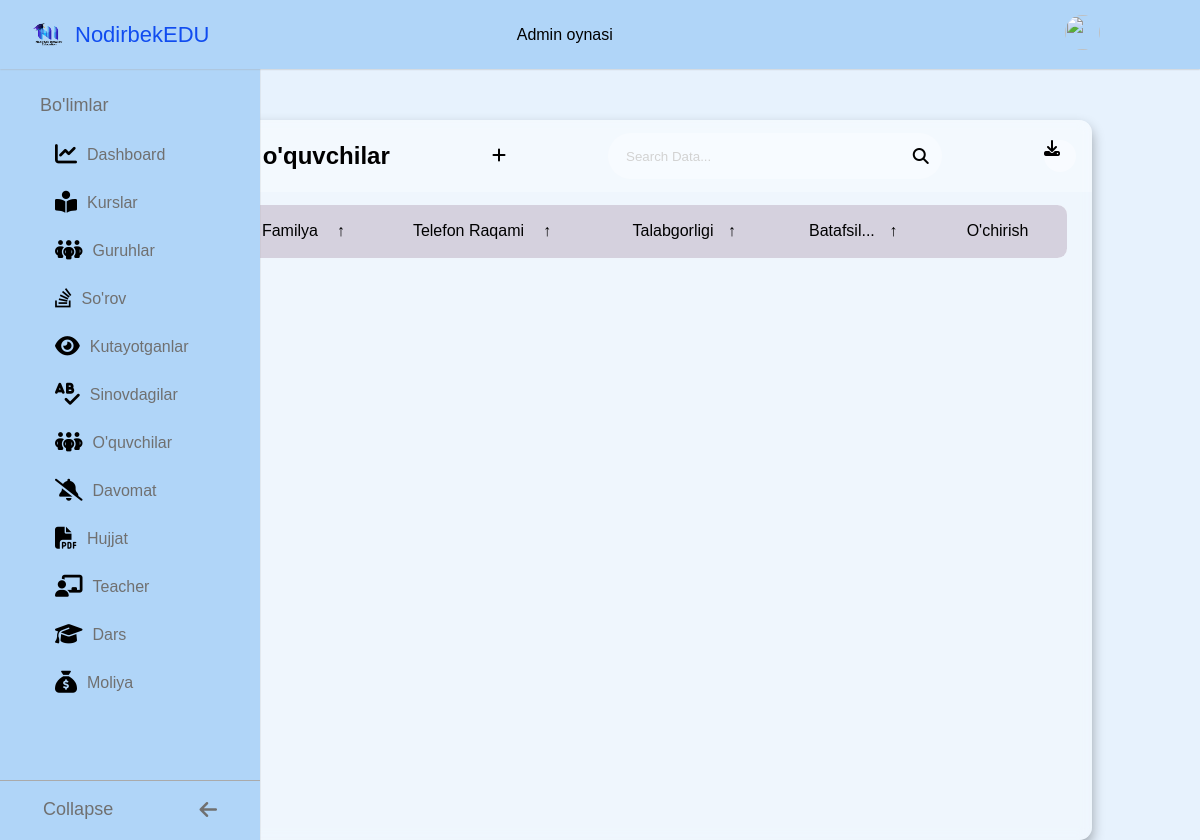
Page /asosiy/kutayotganlar/ (signed in) on the earlier database version.
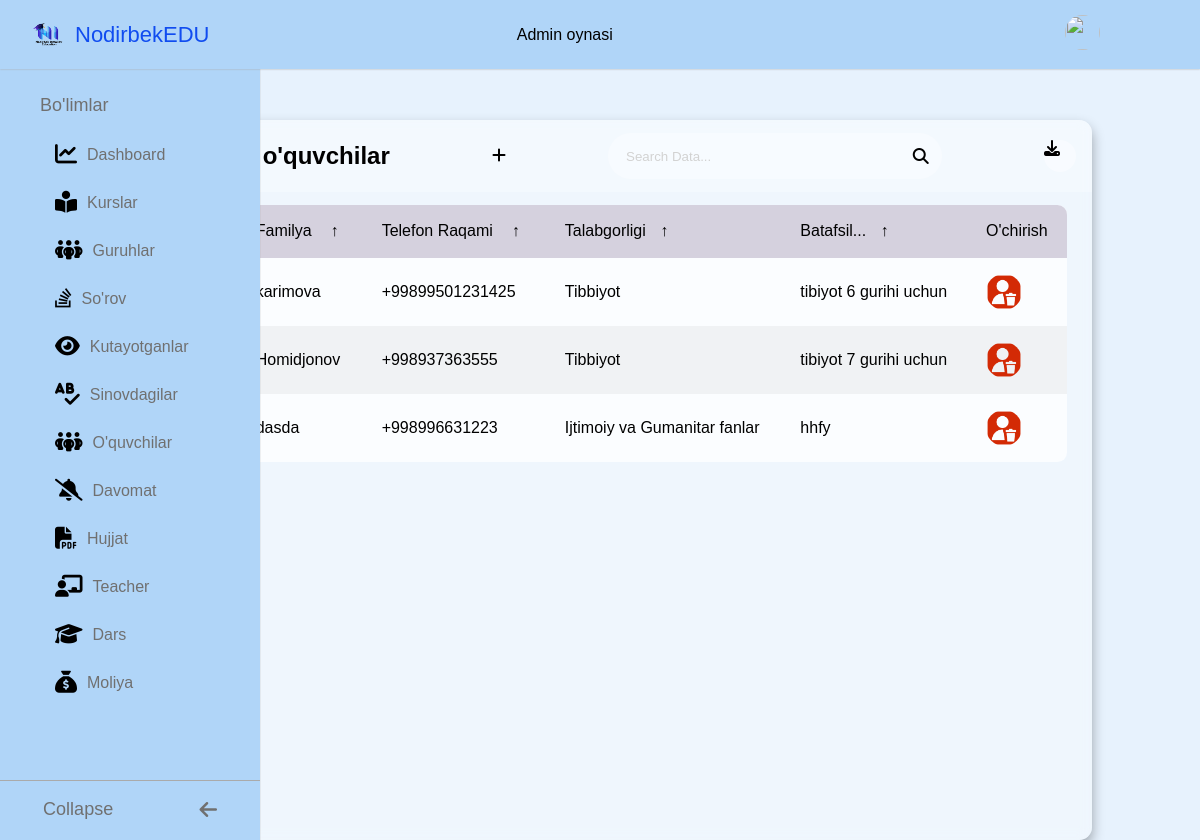
Same page on the later database version.
### asosiy/models.py (models this page shows, shortened)
class Kutish(models.Model):
    sorov_fk=models.ForeignKey(Sorov,on_delete=models.CASCADE)
    batafsil=models.TextField()

class Sorov(models.Model):
    ism=models.CharField(max_length=30)
    fam=models.CharField(max_length=30)
    tel=models.CharField(max_length=13)
    kurs_fk=models.ForeignKey(Kurs,on_delete=models.CASCADE)
    sorov_qoldirilgan_vaqt=models.DateTimeField(auto_now_add=True)

class Kurs(models.Model):
    nom=models.CharField(max_length=30)
    ochilgan_sana=models.DateField()
    def __str__(self):
        return f"{self.nom}"

### asosiy/views.py (the view, shortened to what this page needs)
# urls.py: path('kutayotganlar/', Kutayotganlar.as_view()),
class Kutayotganlar(View):
    def get(self, request):
        if request.user.is_authenticated:
            data = {
                'kutush': Sorov.objects.all(),
                'kutayotganlar': Kutish.objects.all()
            }
            return render(request, 'kutish.html', data)
        return redirect('/adminlogin/')

### templates/kutish.html (shortened to what the changed rows need)
<!DOCTYPE html>
<html lang="en">
<head>
    {% load static %}
    <link rel="stylesheet" href="https://cdnjs.cloudflare.com/ajax/libs/font-awesome/6.4.0/css/all.min.css" />
    <link rel="stylesheet" href="{% static 'root.css' %}">
    <link rel="stylesheet" href="{% static 'standart.css' %}">
    <link rel="stylesheet" href="{% static 'table.css' %}">
    <link rel="stylesheet" href="{% static 'admin_form.css' %}">
</head>
<body>
    <main class="table">
        <section class="table__header">
            <h1>Kutayotgan o'quvchilar</h1>
        </section>
        <section class="table__body">
            <table id="customers_table">
                <thead>
                    <tr>
                        <th> ism <span class="icon-arrow">&UpArrow;</span></th>
                        <th> Familya <span class="icon-arrow">&UpArrow;</span></th>
                        <th> Telefon raqami <span class="icon-arrow">&UpArrow;</span></th>
                        <th>talabgorligi<span class="icon-arrow">&UpArrow;</span></th>
                        <th>Batafsil...<span class="icon-arrow">&UpArrow;</span></th>
                        <th>O'chirish</th>
                    </tr>
                </thead>
                <tbody>
                {% for i in kutayotganlar %}
                    <tr>
                        <td class="name"> {{i.sorov_fk.ism}} </td>
                        <td class="fam"> {{i.sorov_fk.fam}}</td>
                        <td class="tel"> {{i.sorov_fk.tel}} </td>
                        <td>
                            <p>{{i.sorov_fk.kurs_fk}} </p>
                        </td>
                        <td> {{i.batafsil}} </td>
                        <td><a href="/asosiy/kutushdelete/{{i.id}}"><img src="/media/user.png"></a> </td>
                    </tr>
                    {% endfor %}
                </tbody>
            </table>
          </section>
    </main>
</body>
</html>

Differences in the rows shown:
added Kutish: sorov_fk.fam "karimova", sorov_fk.tel "+99899501231425", sorov_fk.kurs_fk "Tibbiyot", batafsil "tibiyot 6 gurihi uchun"
added Kutish: sorov_fk.fam "Homidjonov", sorov_fk.tel "+998937363555", sorov_fk.kurs_fk "Tibbiyot", batafsil "tibiyot 7 gurihi uchun"
added Kutish: sorov_fk.fam "dasda", sorov_fk.tel "+998996631223", sorov_fk.kurs_fk "Ijtimoiy va Gumanitar fanlar", batafsil "hhfy"
